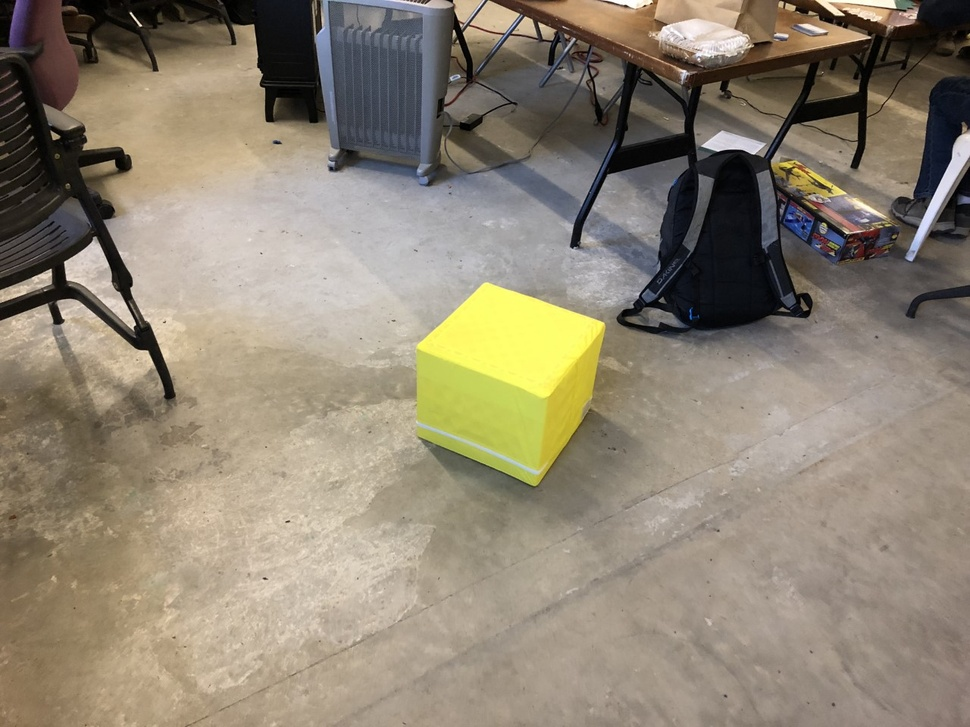
#> input picture Cube2.jpg, 970 x 727 px, shrunk from 1280 x 960 before the run
$ python camtest.py
#> lines starting #> are read from the running program, lines starting #| are printed output that depends on the picture
import cv2
import numpy as np
import math

img = cv2.imread("Cube2.jpg")
#> img is the input picture: shape (727, 970, 3); mean B, G, R 114.9, 132.3, 142.4
blue_list, green_list, red_list = cv2.split(img)
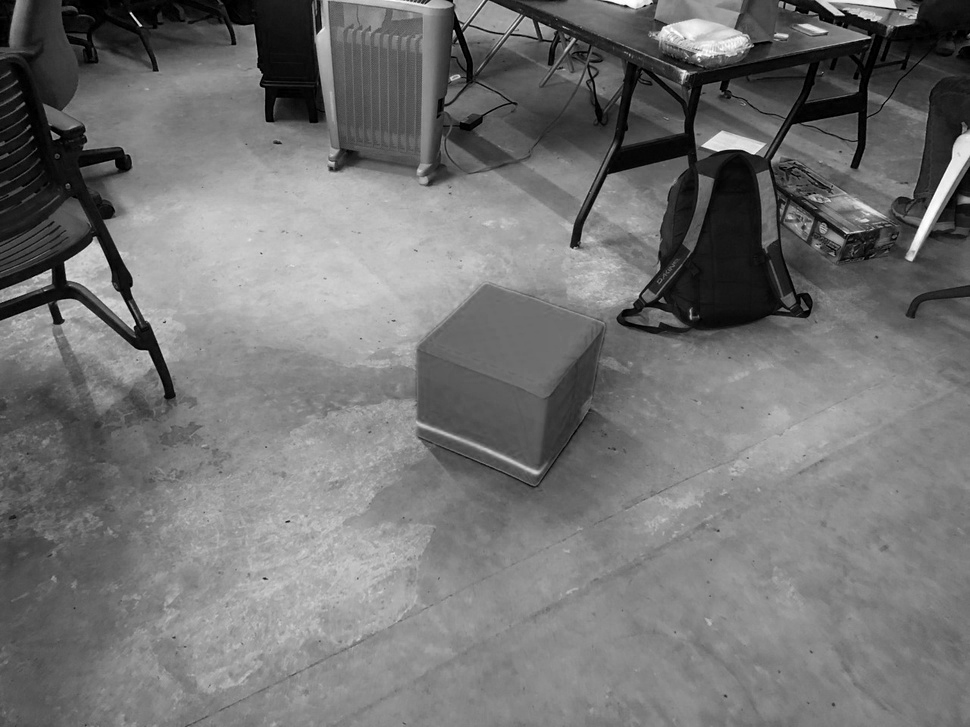
#> blue_list: shape (727, 970); min 0, max 255, mean 114.9
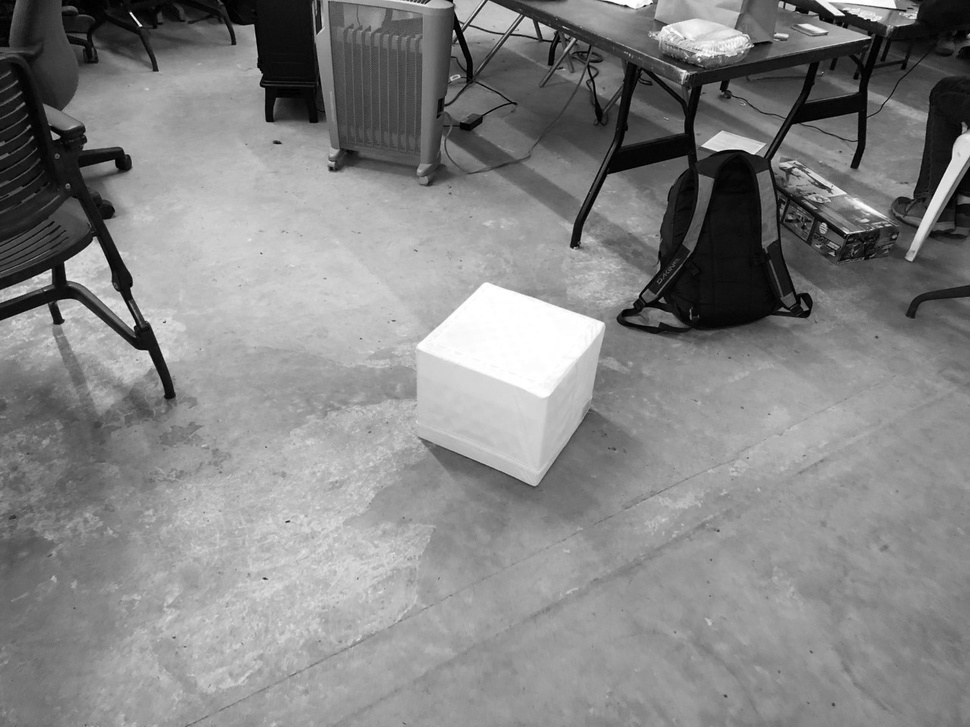
#> green_list: shape (727, 970); min 0, max 255, mean 132.3
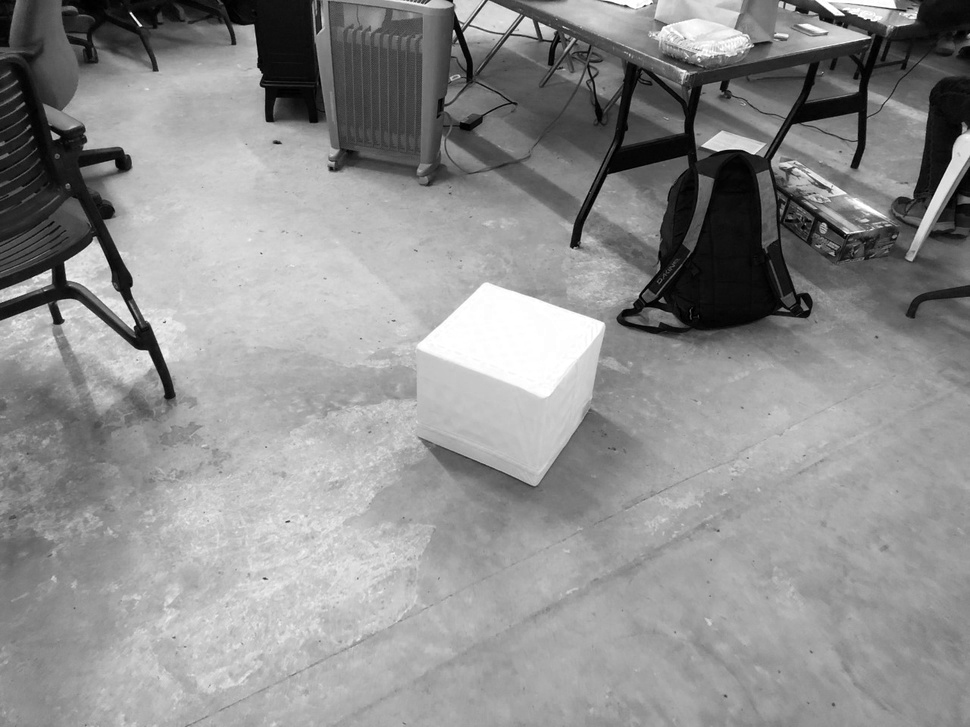
#> red_list: shape (727, 970); min 0, max 255, mean 142.4

print(len(blue_list))
#| 727
print(len(green_list))
#| 727
print(len(red_list))
#| 727

for x in range(len(red_list)):
    for i in range(len(red_list)):
        red = red_list[i][x]
        blue = blue_list[i][x]
        green = green_list[i][x]

        green_low = red - 18
        green_high = red + 18
        difference = (int(green) + int(red))/2 - int(blue)
        similarity = (abs(int(green)-int(red)) + abs(int(red)-int(blue)) + abs(int(green)-int(blue)))

        lower = np.array([20, green_high, red], dtype="uint8")
        upper = np.array([170, green_low, red], dtype="uint8")

        # print("red is: " + str(red))
        # print("blue is: " + str(blue))
        # print("green is: " + str(green))

        if not (green_low <= green <= green_high) or difference <= 80 or similarity <= 30:
            green_list[i][x] = 0
            blue_list[i][x] = 0
            red_list[i][x] = 0
            wtf = True
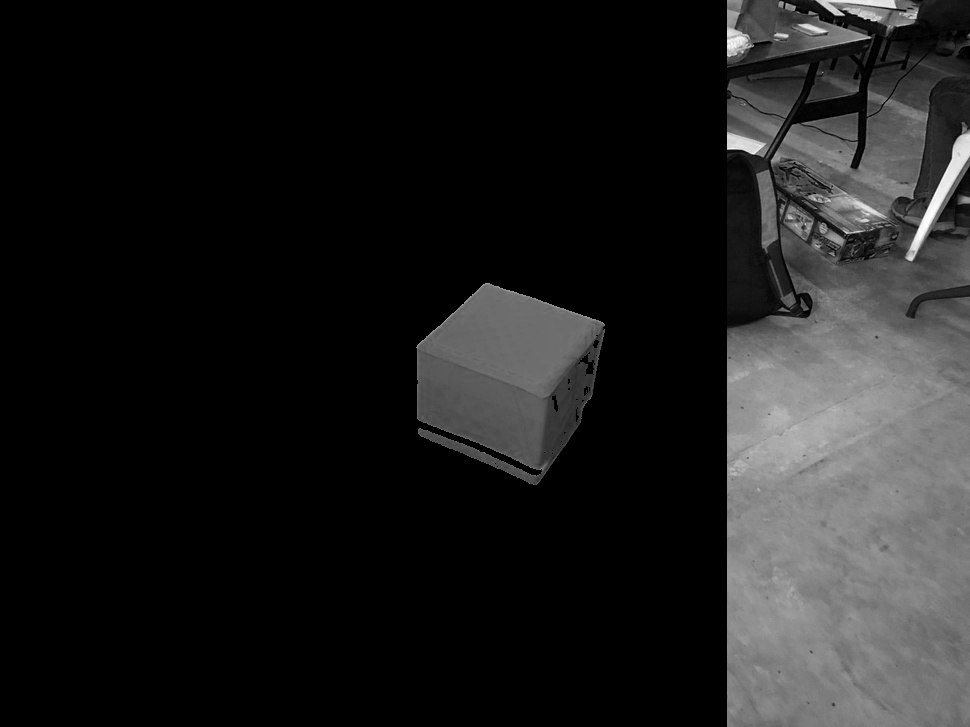
#> blue_list: shape (727, 970); min 0, max 255, mean 29.7
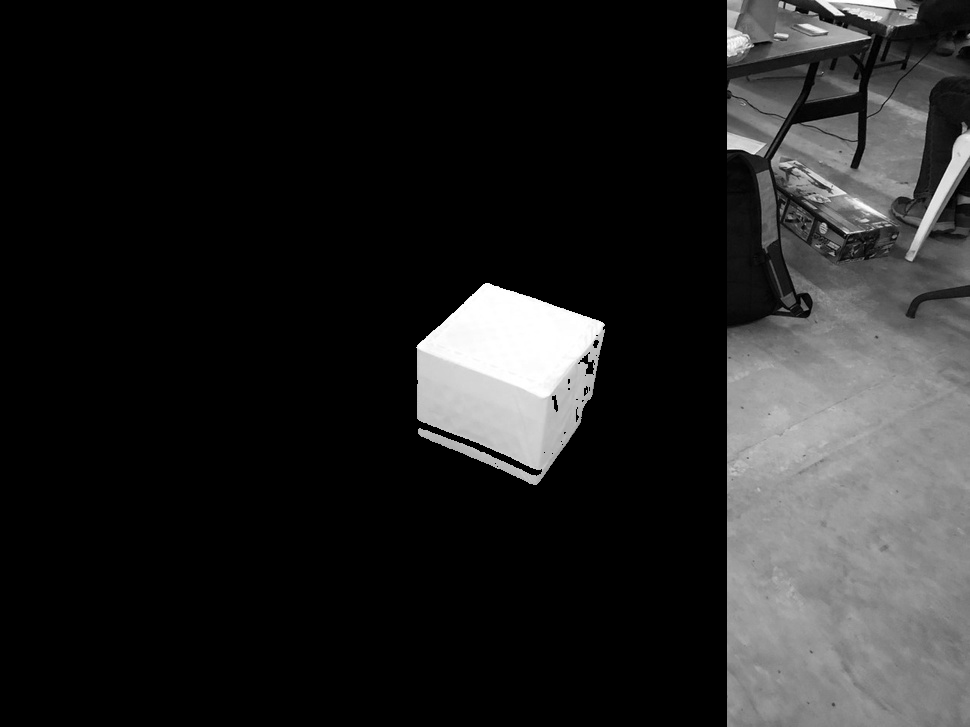
#> green_list: shape (727, 970); min 0, max 255, mean 36.8
            # print(str(wtf))


final_image = cv2.merge((blue_list, green_list, red_list))
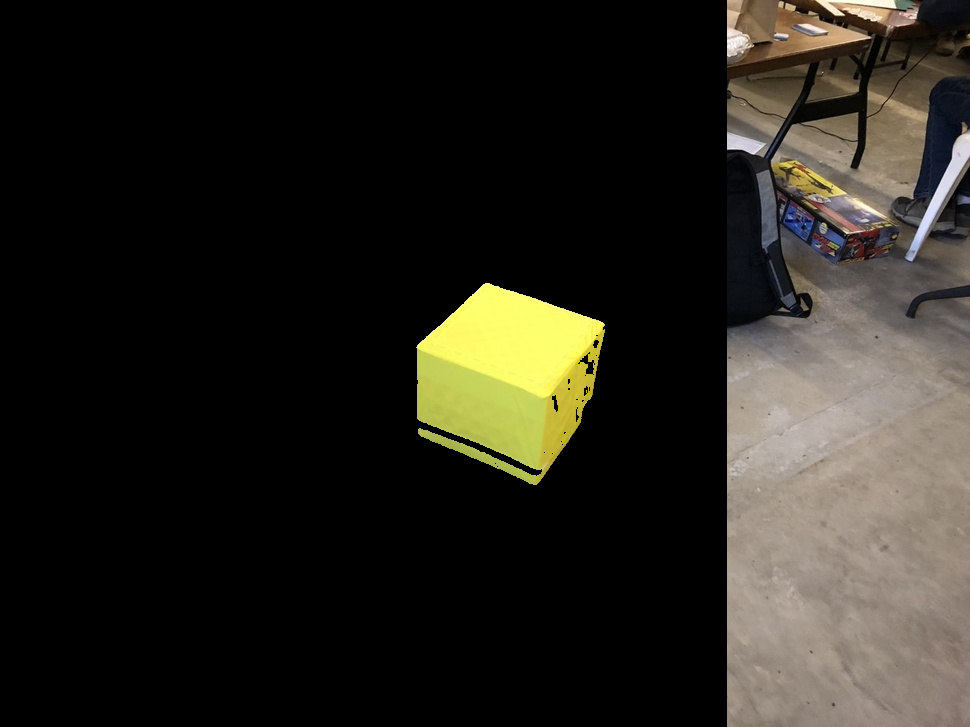
#> final_image: shape (727, 970, 3); mean B, G, R 29.7, 36.8, 39.4
cv2.imshow("images", np.hstack([img, final_image]))
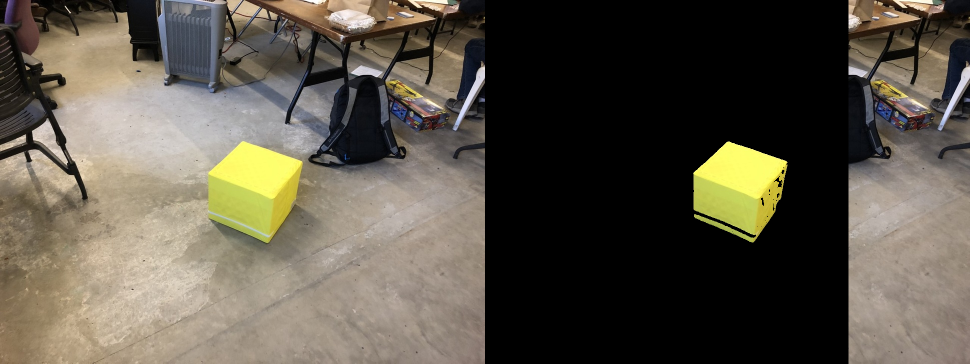
#> window 'images': shape (727, 1940, 3) (shown at 1/2 size); mean B, G, R 72.3, 84.6, 90.9
cv2.waitKey(0)

"""

    hsv_frame = cv2.cvtColor(frame, cv2.COLOR_BGR2HSV)

    # mask finds all the colors in range of the boundary and blocks out the rest
    mask = cv2.inRange(frame, lower, upper)

    # Split each frame to HSV to decrease or increase brightness
    h, s, v = cv2.split(hsv_frame)
    v += 100
    final_hsv = cv2.merge((h, s, v))

    # background takes final_hsv and is converted to RGB format
    background = cv2.cvtColor(final_hsv, cv2.COLOR_HSV2BGR)

    # Converts mask to HSV so that it could be used to decrease brightness later
    layer1 = cv2.bitwise_and(background, background, mask=mask)

    cv2.imshow("layer1", layer1)

    return layer1

"""

$ run again, with Cube1.jpg copied over Cube2.jpg
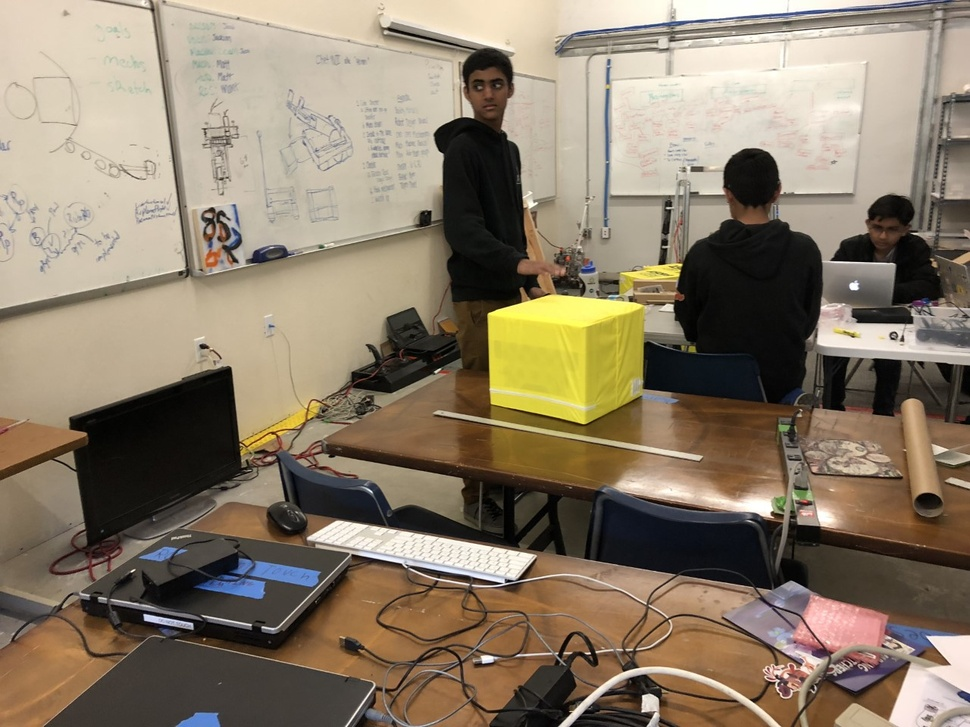
#> input picture Cube1.jpg, 970 x 727 px, shrunk from 1280 x 960 before the run
#> img is the input picture: shape (727, 970, 3); mean B, G, R 105.5, 124.8, 138.6
#| 727
#| 727
#| 727
#> after the loop `for x in range(len(red_list)):`:
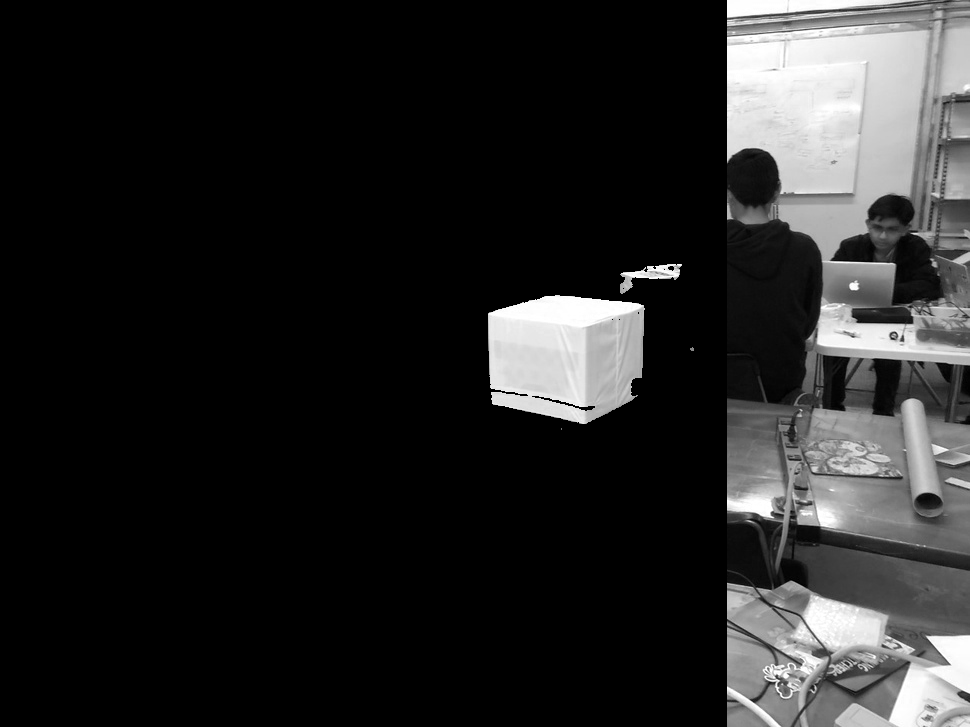
#> red_list: shape (727, 970); min 0, max 255, mean 37.6
#> `cv2.imshow("images", np.hstack([img, final_image]))`:
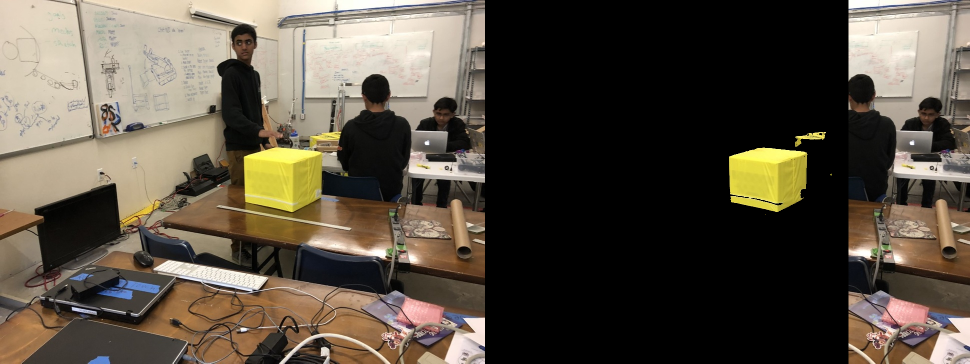
#> window 'images': shape (727, 1940, 3) (shown at 1/2 size); mean B, G, R 66.5, 79.3, 88.1
